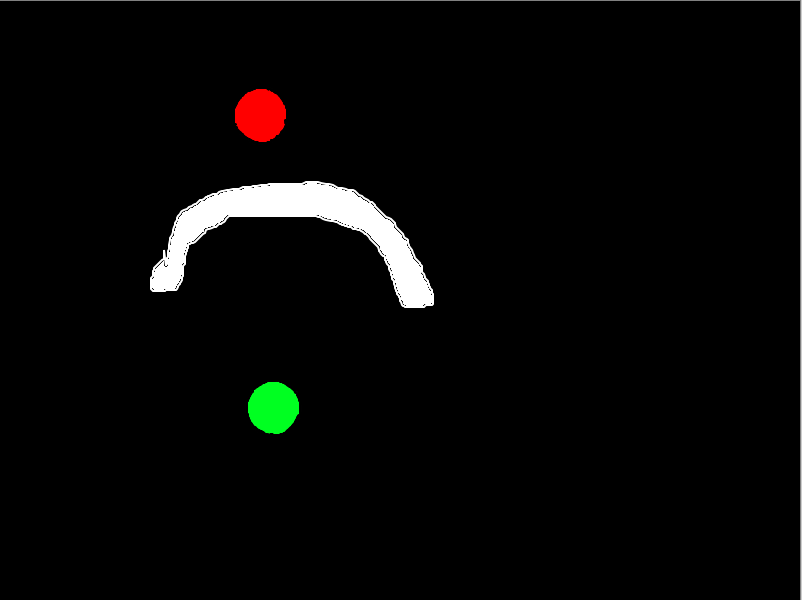
//> input picture A*/chinti.png, 802 x 600 px
$ ./a_star   (built with g++ and OpenCV 4)
//> lines starting //> are read from the running program, lines starting //| are printed output that depends on the picture
/*
A* = Djikstra(g) + BestFirstSearch(h)
h -> inf ==> A* -> BFS
h-> 0 ==> A* -> Djikstra
*/

#include <opencv2/highgui/highgui.hpp>
#include <opencv2/imgproc/imgproc.hpp>
#include <opencv2/core/core.hpp>
#include <bits/stdc++.h>
#include <time.h>

using namespace std;
using namespace cv;

class Node_ {
public:
	Point p;
	double dist;

	Node_(int x,int y,double dis) {
		this->p = Point(x,y);
		this->dist = dis;
	}
};

class Compare {
public:
	bool operator()(Node_ a,Node_ b) {
		return a.dist > b.dist;
	}
};

double h(Point cur,Point goal) {
	return sqrt(pow(cur.x-goal.x,2) + pow(cur.y-goal.y,2));
	// return fabs(fabs(cur.x - goal.x) + fabs(cur.y - goal.y));
}

bool isValid(int x,int y,Mat img) {
	if(x < 0 | y < 0 | x >= img.cols | y >= img.rows) return false;
	if(img.at<uchar>(y,x) == 255) return false;
	return true;
}

void plan(Mat img,Point source,Point goal) {
//> called with source = Point(300, 450), goal = Point(300, 100)
	bool reached = false;
	Mat show_expanding = img.clone();
	Mat obstacles = img.clone();

	priority_queue<Node_,vector<Node_>,Compare> Q;
	vector<vector<int> > visited(img.cols,vector<int>(img.rows,0));
	vector<vector<Node_> > parent(img.cols,vector<Node_>(img.rows,Node_(source.x,source.y,0)));
	vector<vector<double> > g(img.cols,vector<double>(img.rows,FLT_MAX));//serves as g
	vector<vector<double> > f(img.cols,vector<double>(img.rows,FLT_MAX));

	cout << "Node_s pushed\n";

	Node_ src(source.x,source.y,0);
	Q.push(src);
	g[source.x][source.y] = 0;
	parent[source.x][source.y] = Node_(source.x,source.y,0);

	while(!Q.empty()) {
		Node_ current = Q.top();
		Q.pop();
		visited[current.p.x][current.p.y] = 1;

		//cout << current.p.x << "," << current.p.y << endl;

		//iterate neighbours of current Node_
		for(int k = -1;k <= 1;k++) {
			for(int l = -1;l <= 1;l++) {
				if(k == 0 & l == 0) continue; //if we get the current point
				if(isValid(current.p.x + k,current.p.y + l,obstacles)) {
					if(visited[current.p.x + k][current.p.y + l] == 0) {
						double wt = 1;
						if((fabs(k) + fabs(l)) != 1) wt = 1.414;
						//Add heuristic
						double h_ = h(Point(current.p.x + k,current.p.y + l),goal); //for child
						double f_cur = g[current.p.x][current.p.y] + wt + h_;

						//minimise f = g + h,g -> actual cost as in djikstra,h -> heuristic value of the Node_
						if(f_cur < f[current.p.x + k][current.p.y + l]) {
							show_expanding.at<uchar>(current.p.y,current.p.x) = 255;
							f[current.p.x + k][current.p.y + l] = f_cur;//stores f
							g[current.p.x + k][current.p.y + l] = g[current.p.x][current.p.y] + wt;
							parent[current.p.x + k][current.p.y + l] = Node_(current.p.x,current.p.y,0); //g here dose'nt matter

							Q.push(Node_(current.p.x + k,current.p.y + l,f_cur));
				}
			}
			}

			// imshow("expansion",show_expanding);
			// waitKey(1);
			}

		} //end of relaxation

	} //end of djikstra's loop
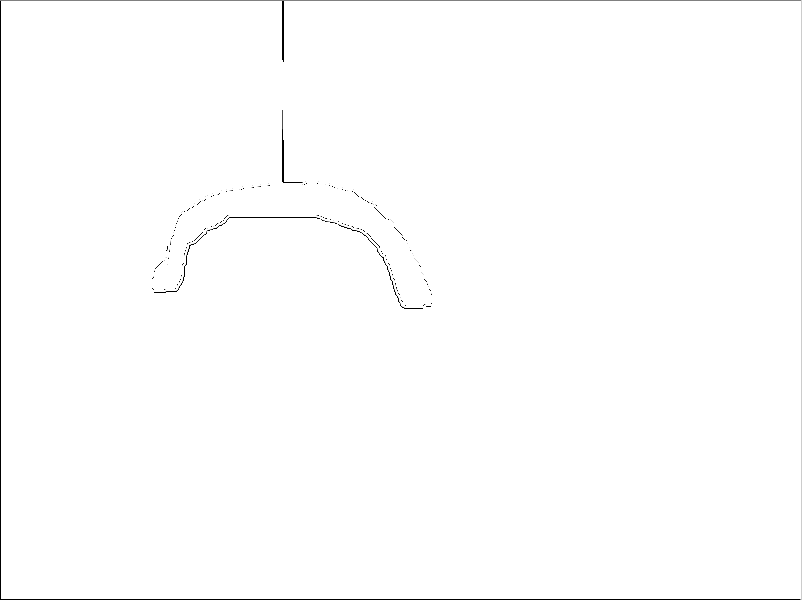
//> show_expanding: 600 rows x 802 cols, CV_8UC1; min 0, max 255, mean 253.6
//> after the loop, Q = 0 items

	cout << "End of loop\n";

	cout << "---------Showing Path--------\n";

	Node_ current = Node_(goal.x,goal.y,0);
	Node_ cur_next = Node_(goal.x,goal.y,0);
	int x_cur = current.p.x,y_cur = current.p.y;
//> x_cur = 300; y_cur = 100

	//showing path
	while(1) {
		if(x_cur == source.x & y_cur == source.y) break;
		//cout << "ANDAR" << endl;
		current = Node_(cur_next.p.x,cur_next.p.y,0);
		img.at<uchar>(current.p.y,current.p.x) = 255;
		// cout << x_cur << "," << y_cur << endl;
		cur_next = Node_(parent[current.p.x][current.p.y].p.x,parent[current.p.x][current.p.y].p.y,0);
		x_cur = cur_next.p.x;
		y_cur = cur_next.p.y;
		// imshow("DJI",img);
		// waitKey(10);
	}
//> this loop made 351 passes
//> (this->p in Node_, this->p in Node_ (second call), x_cur) on passes 1 to 12: (Point(300, 100), Point(300, 101), 300), (Point(300, 101), Point(301, 102), 301), (Point(301, 102), Point(301, 103), 301), (Point(301, 103), Point(302, 104), 302), (Point(302, 104), Point(302, 105), 302), (Point(302, 105), Point(303, 106), 303), (Point(303, 106), Point(303, 107), 303), (Point(303, 107), Point(304, 108), 304), (Point(304, 108), Point(304, 109), 304), (Point(304, 109), Point(305, 110), 305), (Point(305, 110), Point(305, 111), 305), (Point(305, 111), Point(305, 112), 305)
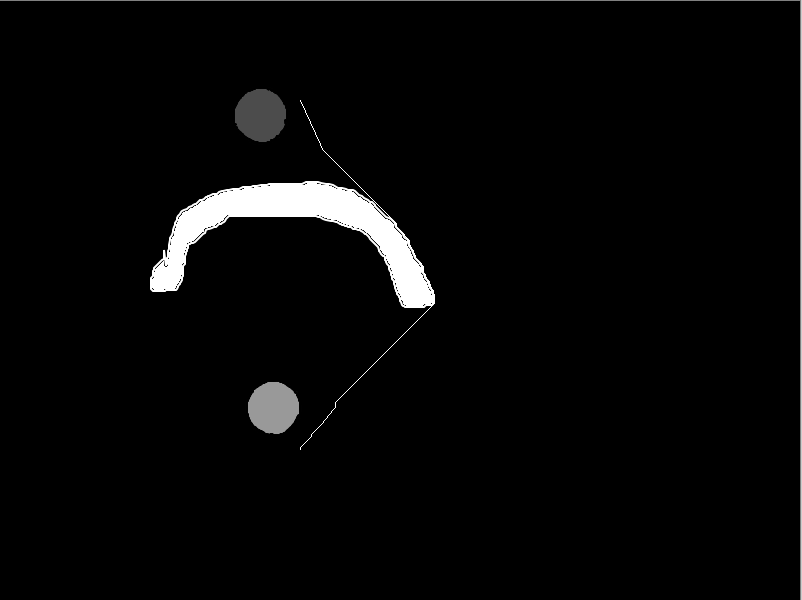
//> img: 600 rows x 802 cols, CV_8UC1; min 0, max 255, mean 7.7

	cout << "COST : " << g[goal.x][goal.y] << endl;
//| COST : 460.952
	namedWindow("DJI",WINDOW_AUTOSIZE);
	imshow("DJI",img);
	//imshow("EXPANDED",show_expanding);
	waitKey(0);
	imwrite("Output.png",img);
}

int main() {
	clock_t t;
	t = clock();

	Mat img = imread("chinti.png",0);
	Point source(300,450);
	Point goal(300,100);

	if(isValid(goal.x,goal.y,img))
		plan(img,source,goal);
	else
		cout << "Invalid goal" << endl;

	t = clock() - t;
	cout << "Time : " << t << endl;
}
